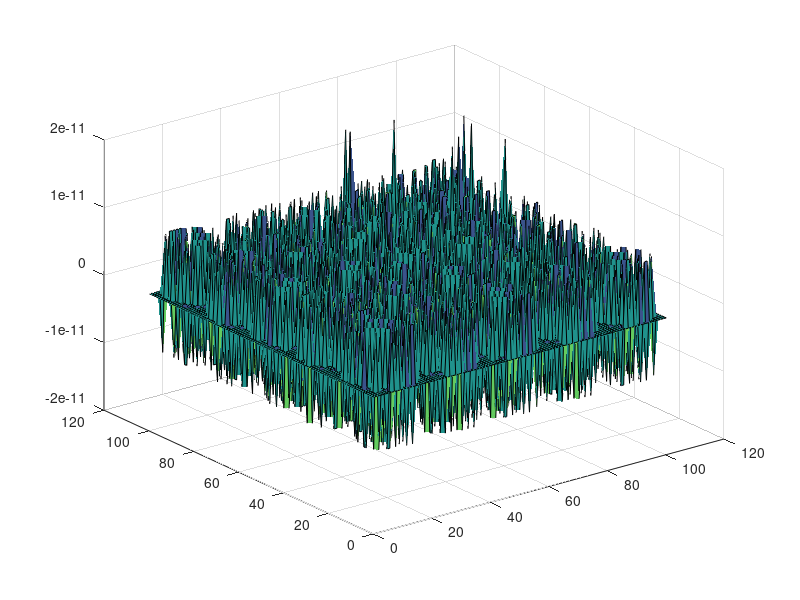

The MATLAB script that drew this image:
u_x_y = @(x,y) x*y+1;
N=100;
tol = 1/1000;
x=0:1/N:1;
y=0:1/N:1;
u = zeros(length(x),length(y));
for i = 1:length(x)
    for j = 1:length(y)
        u(i,j) = u_x_y(x(i),y(j));
    end
end
run = true;
k = 1;
while(run)
    u(2:N,2:N,k+1) = (u(1:N-1,2:N,k) + u(3:N+1,2:N,k)+u(2:N,1:N-1,k)+u(2:N,3:N+1,k)-4*u(2:N,2:N,k))/(1/(N-1))^2;
    if(u(:,:,k+1)-u(:,:,k) < tol)
        run = false;
    end
    k = k+1;
end
surf(u(:,:,k));

